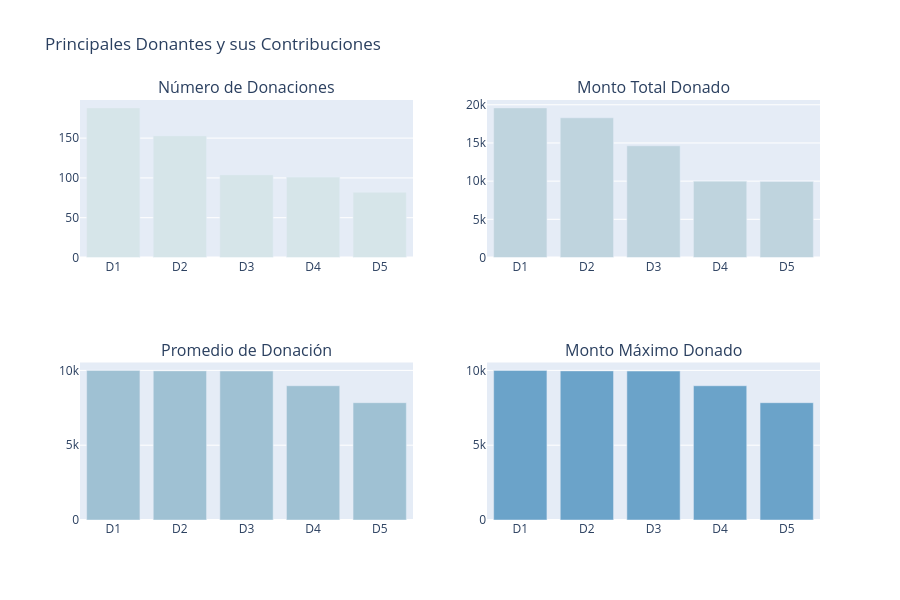

Write notebook code for a chart like this one.
### Markdown cell above
> - **Principales proyectos**  
> - En la historia de DonorsChoose, diferentes proyectos recibieron un número variable de donaciones, que van desde tan solo 1 hasta un máximo de 800. El número máximo de donaciones realizadas en un solo proyecto es igual a 863. Este fue un proyecto liderado por un maestro y su título fue "**Vallecito StandUpKids Pilot Standing School!**" (como se muestra como Pa1 en el primer gráfico). Se financió un monto total de **108,248.30 USD** en este proyecto y fue financiado en su totalidad el 26 de agosto de 2015.    
> - Hay otros tres proyectos con un número muy grande de donaciones (mayor a 600) 
> - En noviembre de 2016, se inició un proyecto titulado "**Varsity and After-School Fencing Teams in NYC**" (como se muestra como Pc1 en el segundo gráfico) y hubo un total de 18 donaciones. Este proyecto tuvo el mayor monto promedio por donante igual a **1,850 USD**  
> - En el proyecto titulado "**Learning to Play While Playing to Learn!**" (como se muestra como Pd1 en el cuarto gráfico), se realizó la donación única máxima igual a **60,000 USD**, la cual es la mayor cantidad de donación única en la historia de DonorsChoose.  

## <a id="3.3"> 3.3 ¿Quiénes son los principales donantes? </a>

Identifiquemos a los donantes que realizaron algunas de las principales contribuciones y sus valores. Es decir: 
- 3.3.1 Donantes que han realizado el mayor número de donaciones  
- 3.3.2 Donantes que han financiado los mayores montos totales   
- 3.3.3 Donantes que financian los mayores montos promedio en donaciones únicas  
- 3.3.4 Donantes que han financiado el mayor monto único donado

### Code cell
import plotly.graph_objs as go
from plotly import tools
from plotly.offline import iplot

# Calcular estadísticas por donante
tempdf = donations_df.groupby('Donor ID').agg({
    'Donor ID': 'count', 
    'Donation Amount': 'sum'
}).rename(columns={
    'Donor ID': "Total Donations", 
    'Donation Amount': "Total Amount"
}).reset_index()

tempdf['Average Donation Amount'] = tempdf['Total Amount'] / tempdf['Total Donations']

# Top 5 donantes por número de donaciones
tempdf1 = tempdf.sort_values(by=['Total Donations'], ascending=[False])
x = tempdf1.head(5)['Donor ID']
x = ["D"+str(i+1) for i in range(len(x))]
y = tempdf1.head(5)['Total Donations']
tr1 = go.Bar(x=x, y=y, marker=dict(color='#D6E5E9'))  # <--- Azul hielo (el más claro)

# Top 5 donantes por monto total
tempdf1 = tempdf.sort_values(by=['Total Amount'], ascending=[False])
x = tempdf1.head(5)['Donor ID']
x = ["D"+str(i+1) for i in range(len(x))]
y = tempdf1.head(5)['Total Amount']
tr2 = go.Bar(x=x, y=y, marker=dict(color='#BFD4DE'))  # <--- Azul grisáceo claro

# Top 5 donantes por promedio de donación
tempdf1 = tempdf.sort_values(by=['Average Donation Amount'], ascending=[False])
x = tempdf1.head(5)['Donor ID']
x = ["D"+str(i+1) for i in range(len(x))]
y = tempdf1.head(5)['Average Donation Amount']
tr3 = go.Bar(x=x, y=y, marker=dict(color='#9FC1D3'))  # <--- Azul cielo medio

# Top 5 donantes por donación máxima
tempdf = donations_df.groupby('Donor ID').agg({
    'Donor ID': 'count', 
    'Donation Amount': 'max'
}).rename(columns={
    'Donor ID': "Total Donations", 
    'Donation Amount': "Maximum Donations"
}).reset_index()

tempdf1 = tempdf.sort_values(by=['Maximum Donations'], ascending=[False])
x = tempdf1.head(5)['Donor ID']
x = ["D"+str(i+1) for i in range(len(x))]
y = tempdf1.head(5)['Maximum Donations']
tr4 = go.Bar(x=x, y=y, marker=dict(color='#6BA3C9'))  # <--- Azul cielo intenso (el más oscuro)

# Crear subplots con títulos en español
fig = tools.make_subplots(
    rows=2, 
    cols=2, 
    print_grid=False, 
    subplot_titles=[
        'Número de Donaciones',
        'Monto Total Donado',
        'Promedio de Donación',
        'Monto Máximo Donado'
    ]
)

fig.append_trace(tr1, 1, 1)
fig.append_trace(tr2, 1, 2)
fig.append_trace(tr3, 2, 1)
fig.append_trace(tr4, 2, 2)

# Actualizar layout con título en español
fig['layout'].update(
    height=600, 
    showlegend=False, 
    title='Principales Donantes y sus Contribuciones'
)

iplot(fig)

### Figure 1 — Plotly figure (JSON) as saved in the notebook; plotly's stock layout.template omitted (floating-point values rounded to 4 significant figures)
{"data": [{"marker": {"color": "#D6E5E9"}, "type": "bar", "x": ["D1", "D2", "D3", "D4", "D5"], "xaxis": "x", "y": [188, 153, 104, 101, 82], "yaxis": "y"}, {"marker": {"color": "#BFD4DE"}, "type": "bar", "x": ["D1", "D2", "D3", "D4", "D5"], "xaxis": "x2", "y": [19590.0, 18300.0, 14630.0, 10000.0, 9965.0], "yaxis": "y2"}, {"marker": {"color": "#9FC1D3"}, "type": "bar", "x": ["D1", "D2", "D3", "D4", "D5"], "xaxis": "x3", "y": [10000.0, 9965.0, 9954.0, 8973.0, 7840.0], "yaxis": "y3"}, {"marker": {"color": "#6BA3C9"}, "type": "bar", "x": ["D1", "D2", "D3", "D4", "D5"], "xaxis": "x4", "y": [10000.0, 9965.0, 9954.0, 8973.0, 7840.0], "yaxis": "y4"}], "layout": {"annotations": [{"font": {"size": 16}, "showarrow": false, "text": "Número de Donaciones", "x": 0.225, "xanchor": "center", "xref": "paper", "y": 1, "yanchor": "bottom", "yref": "paper"}, {"font": {"size": 16}, "showarrow": false, "text": "Monto Total Donado", "x": 0.775, "xanchor": "center", "xref": "paper", "y": 1, "yanchor": "bottom", "yref": "paper"}, {"font": {"size": 16}, "showarrow": false, "text": "Promedio de Donación", "x": 0.225, "xanchor": "center", "xref": "paper", "y": 0.375, "yanchor": "bottom", "yref": "paper"}, {"font": {"size": 16}, "showarrow": false, "text": "Monto Máximo Donado", "x": 0.775, "xanchor": "center", "xref": "paper", "y": 0.375, "yanchor": "bottom", "yref": "paper"}], "height": 600, "showlegend": false, "title": {"text": "Principales Donantes y sus Contribuciones"}, "xaxis": {"anchor": "y", "domain": [0, 0.45]}, "xaxis2": {"anchor": "y2", "domain": [0.55, 1]}, "xaxis3": {"anchor": "y3", "domain": [0, 0.45]}, "xaxis4": {"anchor": "y4", "domain": [0.55, 1]}, "yaxis": {"anchor": "x", "domain": [0.625, 1]}, "yaxis2": {"anchor": "x2", "domain": [0.625, 1]}, "yaxis3": {"anchor": "x3", "domain": [0, 0.375]}, "yaxis4": {"anchor": "x4", "domain": [0, 0.375]}}}
